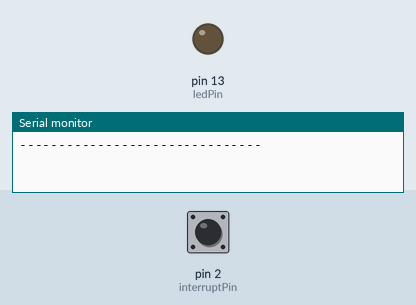
A sketch run on a simulated Arduino Uno, built with avr-gcc and run on an emulated ATmega328P. Shown: output pins drawn as LEDs (lit = HIGH), the last lines printed to the serial monitor. The inputs (shaded band) are chosen by the test bench; at power-on: pin 2 (interruptPin) HIGH.

Above: at 1.2 s.
1.3 s: pin 2 (interruptPin) pulled LOW for 0.15 s
At 1.37 s:
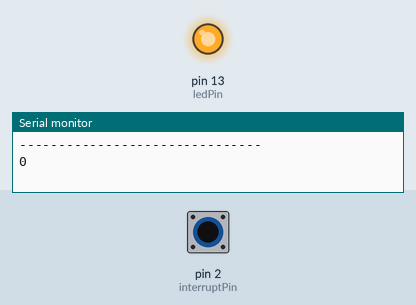
2.9 s: pin 2 (interruptPin) pulled LOW for 3.2 s
At 7.0 s:
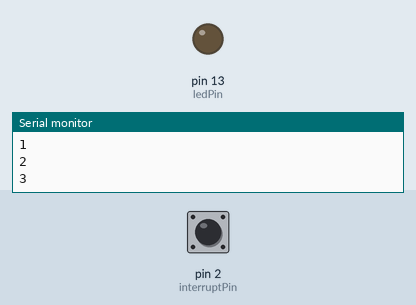
Timing chart, 0 to 8.5 s (numbered marks = the images above; inputs shaded):
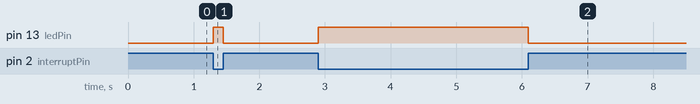

The sketch:

ArduinoInterruption.ino
```cpp
const byte ledPin = 13;
const byte interruptPin = 2;
volatile byte state = LOW;
int count=0;

void setup() {
  Serial.begin(9600);          //inicia serial em 9600 baud rate
  Serial.println("-------------------------------");

  pinMode(ledPin, OUTPUT);
  pinMode(interruptPin, INPUT_PULLUP);
  attachInterrupt(digitalPinToInterrupt(interruptPin), blink, CHANGE);
}

void loop() {
  digitalWrite(ledPin, state);
}

void blink() {
  state = !state;
  Serial.println(count);
  count++;
}
```

Measured:
- after the input at 1.3 s, pin 13 (ledPin): LOW → HIGH at once, → LOW 0.15 s later
- after the input at 2.9 s, pin 13 (ledPin): LOW → HIGH at once, → LOW 3.2 s later
